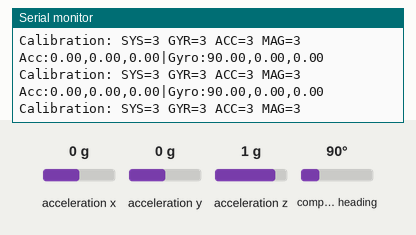
Recording of a sketch running on a simulated Arduino Leonardo, built with avr-gcc and run on an emulated ATmega32U4. On the bench: the last lines printed to the serial monitor. The test bench sets the inputs (shaded band); at power-on: acceleration x 0 g, acceleration y 0 g, acceleration z 1 g, compass heading 90°.

Above: at 2.2 s.
2.3 s: acceleration x set to -1.4 g
At 2.33 s:
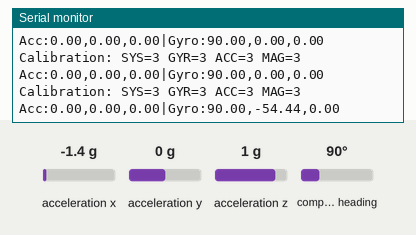
3.8 s: acceleration y set to -1.4 g
At 3.88 s:
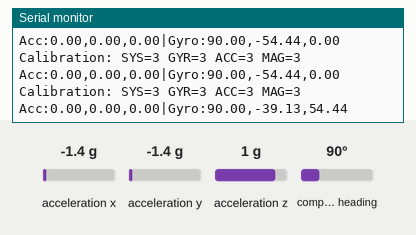
5.3 s: acceleration z set to -1.4 g
At 5.32 s:
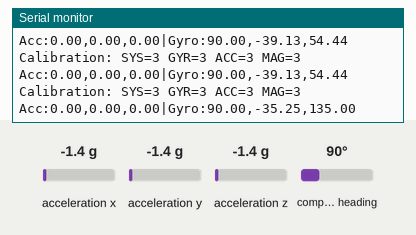
6.8 s: compass heading set to 7°
At 6.87 s:
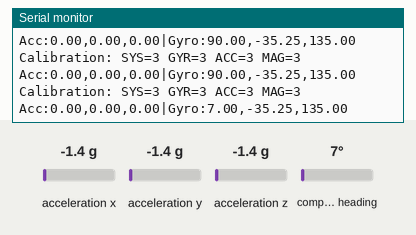
8.3 s: acceleration x set to -0.8 g
At 8.31 s:
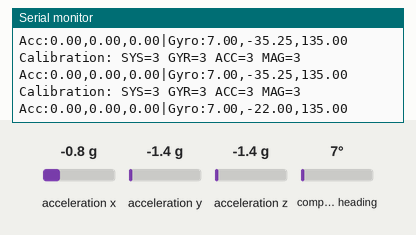
Timing chart, 0 to 11.3 s (numbered marks = the images above; inputs shaded):
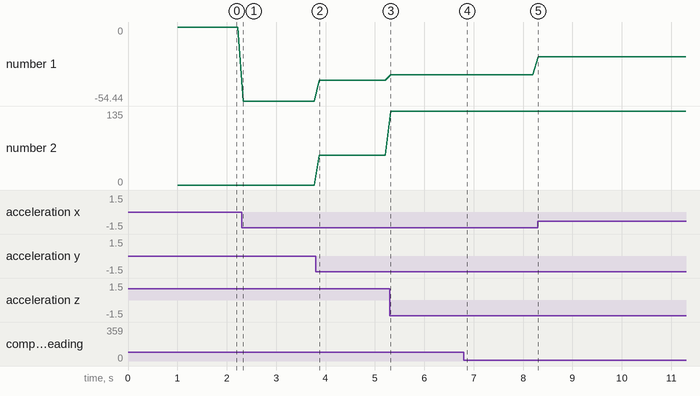

The sketch:

airdrums_microcontroller.ino
```cpp
#include <Wire.h>
#include <Adafruit_Sensor.h>
#include <Adafruit_BNO055.h>

// Initialize the BNO055 sensor
Adafruit_BNO055 bno = Adafruit_BNO055(55);

void setup() {
  // Start serial communication for debugging
  Serial.begin(115200);
  // Start serial communication for UART (Serial1)
  Serial1.begin(115200);
  // Initialize I2C communication
  Wire.begin();

  delay(1000);

  // Check if the sensor is connected
  if (!bno.begin()) {
    Serial.println("No BNO055 detected");
    while (1); // Halt if no sensor is detected
  } else {
    Serial.println("BNO055 detected");
  }

  bno.setExtCrystalUse(true) ;

  // Set the operation mode to NDOF (9 degrees of freedom)
  // bno.setMode(Adafruit_BNO055::OPERATION_MODE_NDOF);
}

void loop() {
  // Create a variable to store sensor events
  sensors_event_t linearAccelEvent, eulerEvent;

  // Get linear acceleration event
  bno.getEvent(&linearAccelEvent, Adafruit_BNO055::VECTOR_LINEARACCEL);

  // Get orientation event (Euler angles: yaw, pitch, roll)
  bno.getEvent(&eulerEvent, Adafruit_BNO055::VECTOR_EULER);

  // Prepare and send linear acceleration data over Serial1 (UART1)
  Serial1.print("Acc:");
  Serial1.print(linearAccelEvent.acceleration.x);
  Serial1.print(",");
  Serial1.print(linearAccelEvent.acceleration.y);
  Serial1.print(",");
  Serial1.print(linearAccelEvent.acceleration.z);
  Serial1.print("|");

  // Also print linear acceleration data to Serial (for debugging)
  Serial.print("Acc:");
  Serial.print(linearAccelEvent.acceleration.x);
  Serial.print(",");
  Serial.print(linearAccelEvent.acceleration.y);
  Serial.print(",");
  Serial.print(linearAccelEvent.acceleration.z);
  Serial.print("|");

  // Prepare and send orientation data (yaw, pitch, roll) over Serial1 (UART1)
  Serial1.print("Gyro:");
  Serial1.print(eulerEvent.orientation.x); // Yaw
  Serial1.print(",");
  Serial1.print(eulerEvent.orientation.y); // Pitch
  Serial1.print(",");
  Serial1.println(eulerEvent.orientation.z); // Roll

  // Also print orientation data to Serial (for debugging)
  Serial.print("Gyro:");
  Serial.print(eulerEvent.orientation.x); // Yaw
  Serial.print(",");
  Serial.print(eulerEvent.orientation.y); // Pitch
  Serial.print(",");
  Serial.println(eulerEvent.orientation.z); // Roll

  // Check calibration status
  uint8_t system, gyro, accel, mag;
  bno.getCalibration(&system, &gyro, &accel, &mag);

  // Print calibration status
  Serial.print("Calibration: SYS=");
  Serial.print(system, DEC);
  Serial.print(" GYR=");
  Serial.print(gyro, DEC);
  Serial.print(" ACC=");
  Serial.print(accel, DEC);
  Serial.print(" MAG=");
  Serial.println(mag, DEC);

  // Send calibration status over Serial1
  Serial1.print("Calibration: SYS=");
  Serial1.print(system, DEC);
  Serial1.print(" GYR=");
  Serial1.print(gyro, DEC);
  Serial1.print(" ACC=");
  Serial1.print(accel, DEC);
  Serial1.print(" MAG=");
  Serial1.println(mag, DEC);

  delay(100); // Adjust delay as needed for your application
}
```

Measured:
- after the input at 2.3 s, the serial monitor: prints a new line at once (image 1)
- after the input at 3.8 s, the serial monitor: prints a new line after 0.08 s (image 2)
- after the input at 5.3 s, the serial monitor: prints a new line at once (image 3)
- after the input at 6.8 s, the serial monitor: prints a new line after 0.07 s (image 4)
- after the input at 8.3 s, the serial monitor: prints a new line at once (image 5)
- plotted number 1: 0 → -54.44 after the input at 2.3 s, -54.44 → -39.13 after the input at 3.8 s, -39.13 → -35.25 after the input at 5.3 s, -35.25 → -22 after the input at 8.3 s
- plotted number 2: 0 → 54.44 after the input at 3.8 s, 54.44 → 135 after the input at 5.3 s
